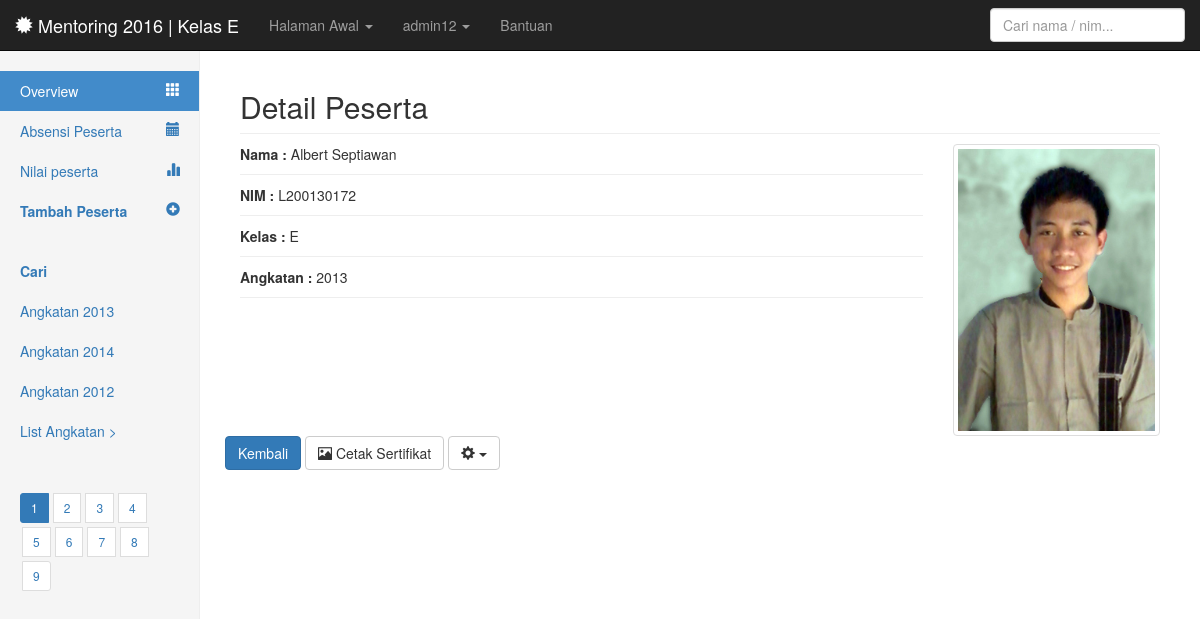
Screenshot of /mentoring_apps/front.php?ur=detail&detailID=1 (signed in) with the database file from the repository.
### tables this page shows
CREATE TABLE IF NOT EXISTS `peserta_mentoring` (
  `idPeserta` int(5) NOT NULL,
  `nim` varchar(50) NOT NULL,
  `nama` varchar(50) NOT NULL,
  `kelas` varchar(50) NOT NULL,
  `angkatan` varchar(50) NOT NULL
);

### mentoring_apps/conn/db.php (called while the page is built, shortened)
<?php
class db
{
	function __construct()
	{
		$this->conn=mysql_connect(hostname,username,password) or die("gagal koneksi");
	}
	function BuatQuery($query)
	{
		$this->result=mysql_query($query,$this->conn);
		return $this->result;
	}
	function BuatArray()
	{
		$this->row=mysql_fetch_array($this->result);
		return $this->row;
	}
}
?>

### mentoring_apps/data/detail.php (the view, shortened to what this page needs)
<h2 class="sub-header">Detail Peserta</h2>
<?php
	$detailID= $_GET[detailID];
	$detail = new db;
	$detail->BuatQuery("SELECT * FROM peserta_mentoring WHERE idPeserta='$detailID'");
	while($tampil=$detail->BuatArray()){
?>
<div class="row">
	<div class="col-md-9">
		<p class="sub-header"><strong>Nama :</strong> <?php echo "\n", $tampil[nama]; ?></p>
		<p class="sub-header"><strong>NIM :</strong> <?php echo $tampil[nim]; ?></p>
		<p class="sub-header"><strong>Kelas :</strong> <?php echo $tampil[kelas]; ?></p>
		<p class="sub-header"><strong>Angkatan :</strong> <?php echo $tampil[angkatan]; ?></p>
	</div>
	<div class="col-md-3 pull-left">
		<a href="#" title="<?php echo $tampil[nama]; ?>"><img src="img/peserta/L200130172_albert.jpg" alt="Gambar Peserta" class="pull-left img-responsive img-thumbnail" /></a>
	</div>
	<div>
		<a href="?ur=tampil" class="btn btn-md btn-primary">Kembali</a>
		<a href="#" class="btn btn-default"><i class="glyphicon glyphicon-picture"></i> Cetak Sertifikat</a>
		<div class="btn-group">
			<button class="btn btn-default dropdown-toggle" data-toggle="dropdown">
				<i class="glyphicon glyphicon-cog"></i> <span class="caret"></span>
			</button>
		</div>
	</div>
</div>
<?php }  ?>

### mentoring_apps/dashboard.css (style rules this page uses)
body { padding:0; padding-top: 50px; background-color:#FFF; margin: 0; }
.sub-header { padding-bottom: 10px; border-bottom: 1px solid #eee; }

### rows the page displays
peserta_mentoring: nama "Albert Septiawan", nim "L200130172", kelas "E", angkatan "2013"

### other values shown
$_SESSION[username] "admin12"
